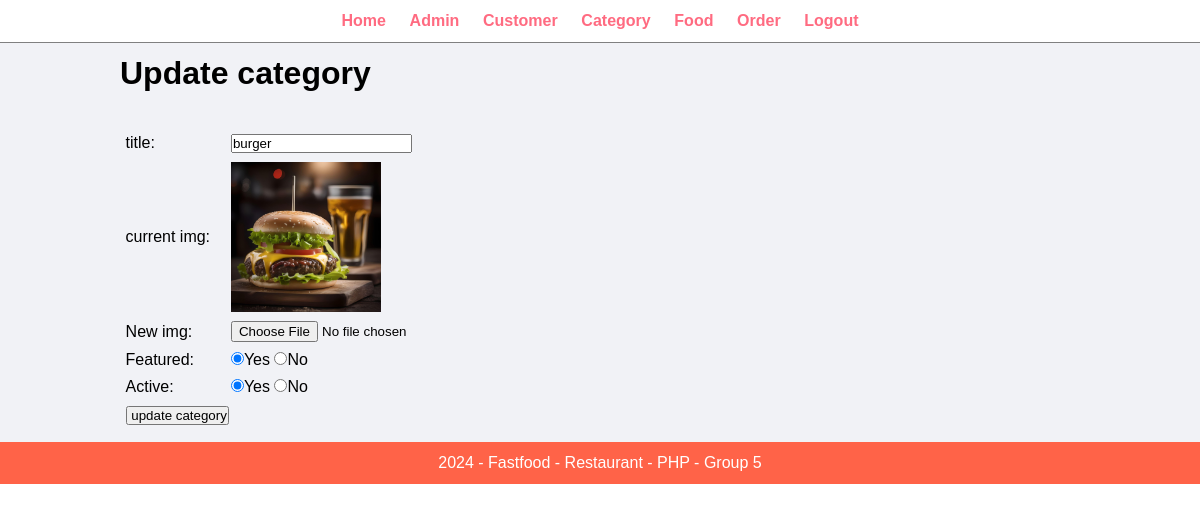
Page /admin/update-category.php?id=2&image=Food_category_6629c559b7ab4.jpg (signed in) on the committed database.
### tables this page shows
CREATE TABLE `category` (
  `id` int(11) NOT NULL,
  `title` varchar(100) NOT NULL,
  `image` varchar(255) NOT NULL,
  `show_on_home` varchar(10) NOT NULL,
  `active` varchar(10) NOT NULL
);

### admin/update-category.php (the view, shortened to what this page needs)
<?php include('patials/menu.php'); ?>
<div class="main-content">
    <div class="wrapper">
        <h1>Update category</h1>
        <br> <br>
       <?php
        if (isset($_GET['id'])) {
            $id = $_GET['id'];
            $sql = "SELECT * FROM category WHERE id = '$id'";
            $res = mysqli_query($conn, $sql);
            $count = mysqli_num_rows($res);
            if ($count == 1) {
                $row = mysqli_fetch_assoc($res);
                $title = $row['title'];
                $current_image = $row['image'];
                $featured = $row['show_on_home'];
                $active = $row['active'];
            }
            else {
                $_SESSION['no-category-found'] = "<div class='error'>Category not found</div>";
                header('location:'.SITEURL.'admin/manage-category.php');
            }
        }
        else {
            header('location:'.SITEURL.'admin/manage-category,php');
        }
       ?>
       <form action="" method="POST" enctype="multipart/form-data">
         <table class="tbl-30">
            <tr>
                <td>title:</td>
                <td>
                    <input type="text" name="title" value="<?php echo $title; ?>">
                </td>
            </tr>
            <tr>
                <td>current img:</td>
                <td>
                    <?php
                       if( $current_image != '') {
                        ?>
                          <img src="<?php echo SITEURL; ?>images/category/<?php echo $current_image; ?>" width="150px">
                        <?php
                       }
                       else {
                         echo "<div class='error'>img not Added</div>";
                       }
                    ?>
                </td>
            </tr>
            <tr>
                 <td>New img:</td>
                 <td>
                    <input type="file" name="image">
                 </td>
            </tr>
            <tr>
                <td>Featured:</td>
                <td>
                    <input <?php if ($featured == "Yes") { echo "checked"; } ?> type="radio" name="show_on_home" value="Yes">Yes
                    <input <?php if ($featured == "No") { echo "checked"; } ?> type="radio" name="show_on_home" value="No">No
                </td>
            </tr>
            <tr>
                <td>Active:</td>
                <td>
                    <input <?php if ($active == "Yes") { echo "checked"; } ?> type="radio" name="active" value="Yes">Yes
                    <input <?php if ($active == "No") { echo "checked"; } ?> type="radio" name="active" value="No">No
                </td>
            </tr>
            <tr>
                <td>
                <input type="submit" name="submit" value=" update category" class="btn-secondary">
                </td>
            </tr>
         </table>
        </form>
    </div>
</div>
<?php include('../admin/patials/footer.php') ?>

### css/admin.css (style rules this page uses)
* { margin: 0; padding: 0; font-family: Arial, Helvetica, sans-serif; }
.wrapper { padding: 1%; width: 80%; margin: 0 auto; }
.main-content { background-color: #f1f2f6; color: black; }
table tr td { padding: 1%; }

### rows in the picture
category: title "burger", image (picture), show_on_home "☑", active "☑"
